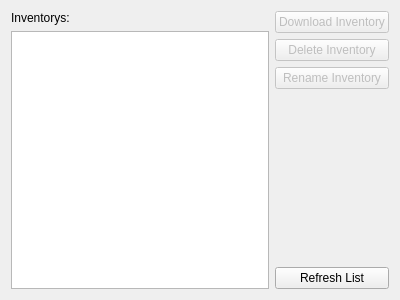
<?xml version="1.0" encoding="UTF-8"?>
<ui version="4.0">
 <class>pal::inventory_configuration_widgetUI</class>
 <widget class="QWidget" name="pal::inventory_configuration_widgetUI">
  <property name="geometry">
   <rect>
    <x>0</x>
    <y>0</y>
    <width>400</width>
    <height>300</height>
   </rect>
  </property>
  <property name="windowTitle">
   <string>Form</string>
  </property>
  <layout class="QHBoxLayout" name="horizontalLayout">
   <item>
    <layout class="QVBoxLayout" name="verticalLayout_2">
     <item>
      <widget class="QLabel" name="label">
       <property name="text">
        <string>Inventorys:</string>
       </property>
      </widget>
     </item>
     <item>
      <widget class="QListWidget" name="listWidget"/>
     </item>
    </layout>
   </item>
   <item>
    <layout class="QVBoxLayout" name="verticalLayout">
     <item>
      <widget class="QPushButton" name="download_inventory">
       <property name="enabled">
        <bool>false</bool>
       </property>
       <property name="text">
        <string>Download Inventory</string>
       </property>
      </widget>
     </item>
     <item>
      <widget class="QPushButton" name="delete_inventory">
       <property name="enabled">
        <bool>false</bool>
       </property>
       <property name="text">
        <string>Delete Inventory</string>
       </property>
      </widget>
     </item>
     <item>
      <widget class="QPushButton" name="rename_inventory">
       <property name="enabled">
        <bool>false</bool>
       </property>
       <property name="text">
        <string>Rename Inventory</string>
       </property>
      </widget>
     </item>
     <item>
      <spacer name="verticalSpacer">
       <property name="orientation">
        <enum>Qt::Vertical</enum>
       </property>
       <property name="sizeHint" stdset="0">
        <size>
         <width>20</width>
         <height>40</height>
        </size>
       </property>
      </spacer>
     </item>
     <item>
      <widget class="QPushButton" name="refresh_inventorys">
       <property name="text">
        <string>Refresh List</string>
       </property>
      </widget>
     </item>
    </layout>
   </item>
  </layout>
 </widget>
 <resources/>
 <connections/>
</ui>
